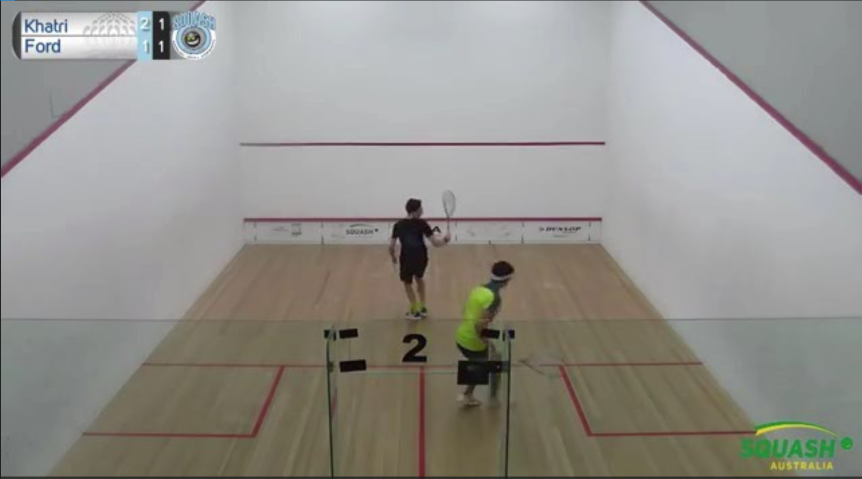
//> input picture Jake/CapstoneVersion1/OpenCV3_Template/squashCourt.PNG, 1723 x 957 px, given in place of the camera (shown at 1/2 size)
$ ./Tracking   (built with g++ and OpenCV 4)
//> lines starting //> are read from the running program, lines starting //| are printed output that depends on the picture; after the words box and inside, x2 and y2 are one past the last pixel; in counts of white or black regions, pixels touching at a corner belong together
//objectTrackingTutorial.cpp

//Written by  Kyle Hounslow 2013

//Permission is hereby granted, free of charge, to any person obtaining a copy of this software and associated documentation files (the "Software")
//, to deal in the Software without restriction, including without limitation the rights to use, copy, modify, merge, publish, distribute, sublicense,
//and/or sell copies of the Software, and to permit persons to whom the Software is furnished to do so, subject to the following conditions:

//The above copyright notice and this permission notice shall be included in all copies or substantial portions of the Software.

//THE SOFTWARE IS PROVIDED "AS IS", WITHOUT WARRANTY OF ANY KIND, EXPRESS OR IMPLIED, INCLUDING BUT NOT LIMITED TO THE WARRANTIES OF MERCHANTABILITY,
//FITNESS FOR A PARTICULAR PURPOSE AND NONINFRINGEMENT. IN NO EVENT SHALL THE AUTHORS OR COPYRIGHT HOLDERS BE LIABLE FOR ANY CLAIM, DAMAGES OR OTHER
//LIABILITY, WHETHER IN AN ACTION OF CONTRACT, TORT OR OTHERWISE, ARISING FROM, OUT OF OR IN CONNECTION WITH THE SOFTWARE OR THE USE OR OTHER DEALINGS
//IN THE SOFTWARE.

#include <sstream>
#include <string>
#include <iostream>
#include <opencv\highgui.h>
#include <opencv\cv.h>

using namespace cv;
//initial min and max HSV filter values.
//these will be changed using trackbars
int H_MIN = 0;
int H_MAX = 256;
int S_MIN = 0;
int S_MAX = 256;
int V_MIN = 0;
int V_MAX = 256;
//default capture width and height
const int FRAME_WIDTH = 640;
const int FRAME_HEIGHT = 480;
//max number of objects to be detected in frame
const int MAX_NUM_OBJECTS=50;
//minimum and maximum object area
const int MIN_OBJECT_AREA = 20*20;
const int MAX_OBJECT_AREA = FRAME_HEIGHT*FRAME_WIDTH/1.5;
//names that will appear at the top of each window
const string windowName = "Original Image";
const string windowName1 = "HSV Image";
const string windowName2 = "Thresholded Image";
const string windowName3 = "After Morphological Operations";
const string trackbarWindowName = "Trackbars";
void on_trackbar( int, void* )
{//This function gets called whenever a
	// trackbar position is changed


}
// [7 lines left out: function intToString, not called in this run]
void createTrackbars(){
	//create window for trackbars


    namedWindow(trackbarWindowName,0);
	//create memory to store trackbar name on window
	char TrackbarName[50];
	sprintf( TrackbarName, "H_MIN", H_MIN);
	sprintf( TrackbarName, "H_MAX", H_MAX);
	sprintf( TrackbarName, "S_MIN", S_MIN);
	sprintf( TrackbarName, "S_MAX", S_MAX);
	sprintf( TrackbarName, "V_MIN", V_MIN);
	sprintf( TrackbarName, "V_MAX", V_MAX);
	//create trackbars and insert them into window
	//3 parameters are: the address of the variable that is changing when the trackbar is moved(eg.H_LOW),
	//the max value the trackbar can move (eg. H_HIGH),
	//and the function that is called whenever the trackbar is moved(eg. on_trackbar)
	//                                  ---->    ---->     ---->
    createTrackbar( "H_MIN", trackbarWindowName, &H_MIN, H_MAX, on_trackbar );
//> slider 'H_MIN' is set to 51
    createTrackbar( "H_MAX", trackbarWindowName, &H_MAX, H_MAX, on_trackbar );
    createTrackbar( "S_MIN", trackbarWindowName, &S_MIN, S_MAX, on_trackbar );
//> slider 'S_MIN' is set to 51
    createTrackbar( "S_MAX", trackbarWindowName, &S_MAX, S_MAX, on_trackbar );
    createTrackbar( "V_MIN", trackbarWindowName, &V_MIN, V_MAX, on_trackbar );
//> slider 'V_MIN' is set to 51
    createTrackbar( "V_MAX", trackbarWindowName, &V_MAX, V_MAX, on_trackbar );


}
// [88 lines left out: functions drawObject, morphOps, trackFilteredObject, not called in this run]
int main(int argc, char* argv[])
{
	//some boolean variables for different functionality within this
	//program
    bool trackObjects = false;
    bool useMorphOps = false;
	//Matrix to store each frame of the webcam feed
	Mat cameraFeed;
	//matrix storage for HSV image
	Mat HSV;
	//matrix storage for binary threshold image
	Mat threshold;
	//x and y values for the location of the object
	int x=0, y=0;
	//create slider bars for HSV filtering
	createTrackbars();
	//video capture object to acquire webcam feed
	VideoCapture capture;
	//open capture object at location zero (default location for webcam)
	capture.open(0);
	//set height and width of capture frame
	capture.set(CV_CAP_PROP_FRAME_WIDTH,FRAME_WIDTH);
	capture.set(CV_CAP_PROP_FRAME_HEIGHT,FRAME_HEIGHT);
	//start an infinite loop where webcam feed is copied to cameraFeed matrix
	//all of our operations will be performed within this loop
	while(1){
		//store image to matrix
		capture.read(cameraFeed);
//> cameraFeed is the input picture: 957 rows x 1723 cols, CV_8UC3; mean B, G, R 139.2, 144.8, 146.6
		//convert frame from BGR to HSV colorspace
		cvtColor(cameraFeed,HSV,COLOR_BGR2HSV);
//> HSV: 957 rows x 1723 cols, CV_8UC3; mean H, S, V 64.5, 28.6, 149.8
		//filter HSV image between values and store filtered image to
		//threshold matrix
		inRange(HSV,Scalar(H_MIN,S_MIN,V_MIN),Scalar(H_MAX,S_MAX,V_MAX),threshold);
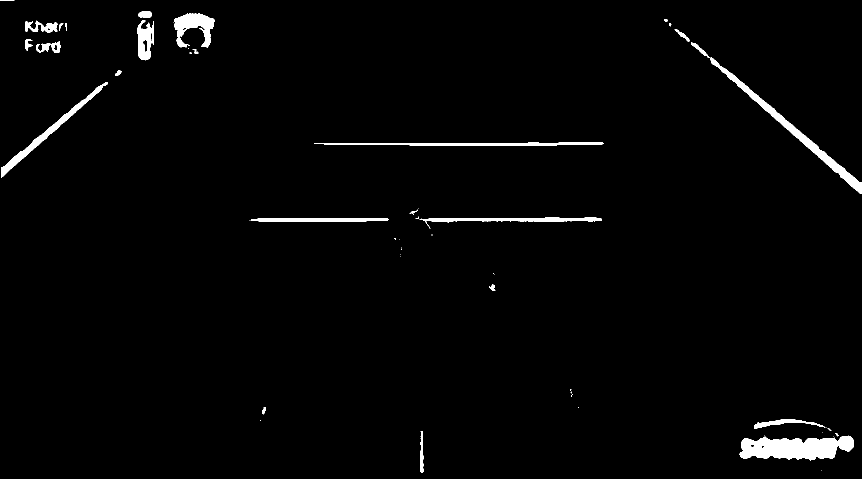
//> threshold: 957 rows x 1723 cols, CV_8UC1 (shown at 1/2 size); 1.9% white; 57 white regions (29 under 20 px), largest, box (x1, y1, x2, y2) and area: (1479, 871, 1708, 921) 7929, (1421, 115, 1723, 387) 5189, (2, 164, 216, 355) 3073
		//perform morphological operations on thresholded image to eliminate noise
		//and emphasize the filtered object(s)
		if(useMorphOps)
		morphOps(threshold);
		//pass in thresholded frame to our object tracking function
		//this function will return the x and y coordinates of the
		//filtered object
		if(trackObjects)
			trackFilteredObject(x,y,threshold,cameraFeed);

		//show frames
		imshow(windowName2,threshold);
		imshow(windowName,cameraFeed);
		imshow(windowName1,HSV);
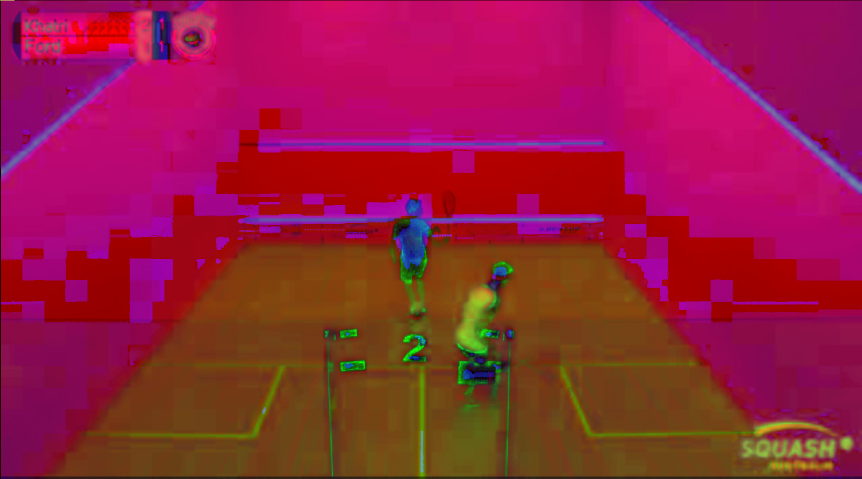
//> window 'HSV Image': 957 rows x 1723 cols, CV_8UC3 (shown at 1/2 size); mean B, G, R 64.5, 28.6, 149.8


		//delay 30ms so that screen can refresh.
		//image will not appear without this waitKey() command
		waitKey(30);
	}


	return 0;
}
